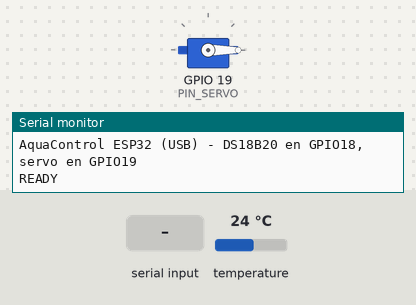
Recording of a sketch running on a simulated ESP32. On the bench: servo, the last lines printed to the serial monitor. The inputs (shaded band) are chosen by the test bench; at power-on: temperature 24 °C.

Above: at 1.5 s.
1.6 s: "FEED::45\n" received over Serial
At 2.0 s:
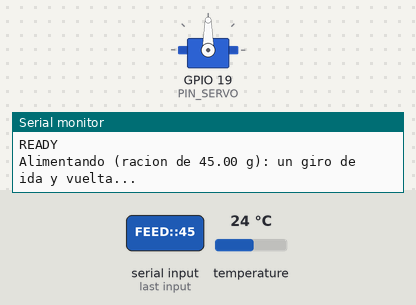
4.1 s: "PING:1\n" received over Serial
5.6 s: "PING\n" received over Serial
Timing chart, 0 to 8.6 s (numbered marks = the images above; inputs shaded):
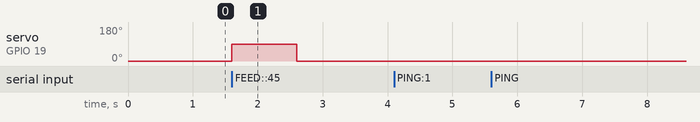

Measured:
- after the input at 1.6 s, servo on GPIO 19 (PIN_SERVO): 0° → 90° at once, → 0° 1.0 s later

The sketch:

aquacontrol_esp32_usb.ino
```cpp
/*
  AquaControl - ESP32 conectado por USB a la PC

  El ESP32 no usa WiFi: habla por el cable USB con el puente de la PC
  (firmware/puente_usb.ps1), que es quien se comunica con la pagina.

  Hardware:
    - DS18B20 (temperatura)   -> GPIO 18  (con resistencia pull-up de 4.7k a 3.3V)
    - Servo SG90 (alimentador) -> GPIO 19

  Librerias (ya instaladas en el Arduino IDE): OneWire, DallasTemperature, ESP32Servo.
  Placa: "ESP32 Dev Module". Velocidad del puerto: 115200.

  Protocolo por el puerto serie (una linea por mensaje):
    ESP32 -> PC   READY                      al arrancar
                  T:24.56                    temperatura en °C (cada INTERVALO_TEMP_MS)
                  T:ERR                      sensor desconectado
                  ACK:<id>:OK                alimentacion terminada
                  ACK:<id>:ERR:<motivo>      no se pudo alimentar
                  (cualquier otra linea es un log y el puente solo la muestra)
    PC -> ESP32   FEED:<id>:<gramos>         un giro del servo (ida y vuelta)
                  PING                       responde PONG
*/

// Librerias: sensor de temperatura y servo.
#include <OneWire.h>
#include <DallasTemperature.h>
#include <ESP32Servo.h>

// ---------- Pines ----------
#define PIN_DS18B20 18
#define PIN_SERVO   19

// ---------- Alimentador ----------
// Cada orden hace UN solo movimiento: ida (abre) y vuelta (cierra).
// La cantidad de comida depende de cuanto tiempo queda abierto.
const int SERVO_CERRADO = 0;    // grados con la compuerta cerrada
const int SERVO_ABIERTO = 90;   // grados con la compuerta abierta
const int MS_ABIERTO = 1000;    // tiempo abierto antes de volver

// ---------- Temperatura ----------
const unsigned long INTERVALO_TEMP_MS = 2000;
const unsigned long MS_CONVERSION = 800; // DS18B20 a 12 bits tarda ~750 ms

// Objetos que manejan el sensor de temperatura y el servo.
OneWire oneWire(PIN_DS18B20);
DallasTemperature sensorTemperatura(&oneWire);
Servo alimentador;

// Ultima medicion pedida, si el sensor esta midiendo y texto que va llegando por el cable.
unsigned long ultimoPedidoTemp = 0;
bool convirtiendo = false;
String bufferSerie;

// Un solo ciclo por orden: abre, espera y cierra. Los gramos que manda la pagina
// quedan en el historial, pero no cambian la cantidad de movimientos.
void alimentar(long id, float gramos) {
  Serial.printf("Alimentando (racion de %.2f g): un giro de ida y vuelta...\n", gramos);

  // Abre la compuerta, espera y la cierra.
  alimentador.write(SERVO_ABIERTO);
  delay(MS_ABIERTO);
  alimentador.write(SERVO_CERRADO);
  delay(500); // deja que llegue a la posicion cerrada antes de confirmar

  // Le avisa a la PC que termino.
  Serial.printf("ACK:%ld:OK\n", id);
}

// Interpreta un mensaje que llego desde la PC.
void procesarLinea(String linea) {
  linea.trim();
  if (linea.length() == 0) return;

  // PING: solo responde, para probar la conexion.
  if (linea == "PING") {
    Serial.println("PONG");
    return;
  }

  // FEED:<id>:<gramos>
  if (linea.startsWith("FEED:")) {
    int sep = linea.indexOf(':', 5);
    if (sep < 0) {
      Serial.println("ERROR orden FEED mal formada");
      return;
    }
    long id = linea.substring(5, sep).toInt();
    float gramos = linea.substring(sep + 1).toFloat();
    alimentar(id, gramos);
    return;
  }

  // Cualquier otra cosa no se entiende.
  Serial.print("Orden desconocida: ");
  Serial.println(linea);
}

// Junta las letras que llegan por el cable hasta completar un renglon.
void leerOrdenes() {
  while (Serial.available()) {
    char c = (char) Serial.read();
    if (c == '\n') {
      procesarLinea(bufferSerie);
      bufferSerie = "";
    } else if (c != '\r' && bufferSerie.length() < 64) {
      bufferSerie += c;
    }
  }
}

// Lectura no bloqueante: pide la conversion y la lee ~800 ms despues,
// asi el ESP32 sigue atendiendo ordenes mientras el sensor convierte.
void actualizarTemperatura() {
  unsigned long ahora = millis();

  // Cada 2 segundos le pide al sensor que mida.
  if (!convirtiendo && ahora - ultimoPedidoTemp >= INTERVALO_TEMP_MS) {
    sensorTemperatura.requestTemperatures();
    ultimoPedidoTemp = ahora;
    convirtiendo = true;
  }

  // Cuando la medicion esta lista, la manda a la PC (o avisa el error).
  if (convirtiendo && ahora - ultimoPedidoTemp >= MS_CONVERSION) {
    convirtiendo = false;
    float t = sensorTemperatura.getTempCByIndex(0);
    if (t == DEVICE_DISCONNECTED_C || t < -20 || t > 80) {
      Serial.println("T:ERR");
    } else {
      Serial.printf("T:%.2f\n", t);
    }
  }
}

// Se ejecuta una vez al encender: prepara el puerto, el sensor y el servo.
void setup() {
  Serial.begin(115200);
  delay(300);

  // Sensor de temperatura (sin frenar el programa mientras mide).
  sensorTemperatura.begin();
  sensorTemperatura.setWaitForConversion(false);

  // Servo: arranca con la compuerta cerrada.
  alimentador.setPeriodHertz(50);
  alimentador.attach(PIN_SERVO, 500, 2400);
  alimentador.write(SERVO_CERRADO);

  // Le avisa a la PC que esta listo.
  Serial.println("AquaControl ESP32 (USB) - DS18B20 en GPIO18, servo en GPIO19");
  Serial.println("READY");
}

// Se repite sin parar: atiende ordenes y mide la temperatura.
void loop() {
  leerOrdenes();
  actualizarTemperatura();
  delay(5);
}
```
